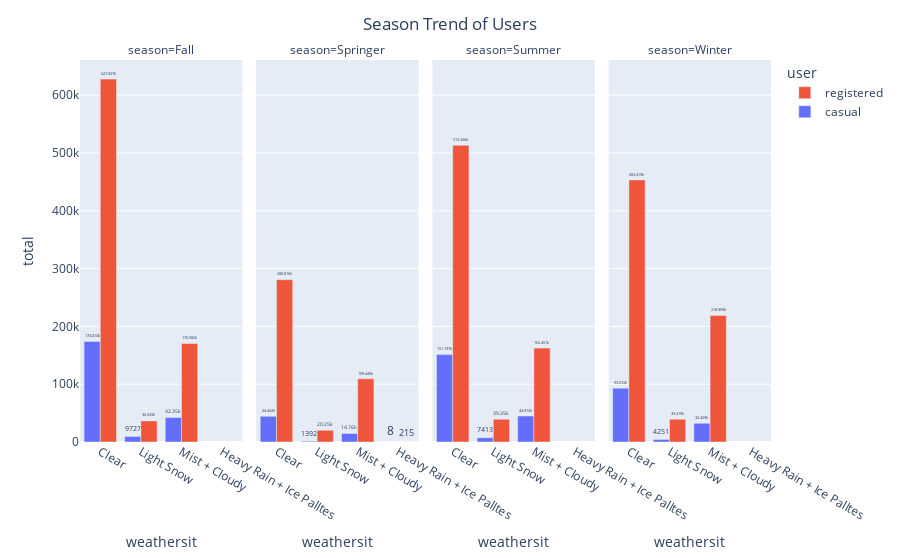

The code cell stored with this chart in its notebook:
### Code cell
# Visualization chart 5
chart5 = px.bar(weathersit_by_season_df, x='weathersit', y=['casual','registered'], facet_col='season', category_orders={'weathersit': ['Partly Cloudy', 'Cloudy with Mist and Haze', 'Light Participation', 'Severe Weather']}, labels={'variable': 'user', 'value': 'total'}, barmode='group', text_auto=True)
chart5.update_traces(textposition='outside')
chart5.update_layout(
  title={
    'text': 'Season Trend of Users',
    'x': 0.5,
    'xanchor': 'center'
  },
  xaxis_title='weathersit',
  yaxis_title='total',
  legend_traceorder='reversed',
)

### Figure 1 — Plotly figure (JSON) as saved in the notebook; plotly's stock layout.template omitted (floating-point values rounded to 4 significant figures)
{"data": [{"alignmentgroup": "True", "hovertemplate": "user=casual<br>season=Fall<br>weathersit=%{x}<br>total=%{y}<extra></extra>", "legendgroup": "casual", "marker": {"color": "#636efa", "pattern": {"shape": ""}}, "name": "casual", "offsetgroup": "casual", "orientation": "v", "showlegend": true, "textposition": "outside", "texttemplate": "%{y}", "type": "bar", "x": ["Clear", "Light Snow", "Mist + Cloudy"], "xaxis": "x", "y": [174014, 9727, 42350], "yaxis": "y"}, {"alignmentgroup": "True", "hovertemplate": "user=casual<br>season=Springer<br>weathersit=%{x}<br>total=%{y}<extra></extra>", "legendgroup": "casual", "marker": {"color": "#636efa", "pattern": {"shape": ""}}, "name": "casual", "offsetgroup": "casual", "orientation": "v", "showlegend": false, "textposition": "outside", "texttemplate": "%{y}", "type": "bar", "x": ["Clear", "Heavy Rain + Ice Palltes", "Light Snow", "Mist + Cloudy"], "xaxis": "x2", "y": [44462, 8, 1392, 14760], "yaxis": "y2"}, {"alignmentgroup": "True", "hovertemplate": "user=casual<br>season=Summer<br>weathersit=%{x}<br>total=%{y}<extra></extra>", "legendgroup": "casual", "marker": {"color": "#636efa", "pattern": {"shape": ""}}, "name": "casual", "offsetgroup": "casual", "orientation": "v", "showlegend": false, "textposition": "outside", "texttemplate": "%{y}", "type": "bar", "x": ["Clear", "Light Snow", "Mist + Cloudy"], "xaxis": "x3", "y": [151197, 7413, 44912], "yaxis": "y3"}, {"alignmentgroup": "True", "hovertemplate": "user=casual<br>season=Winter<br>weathersit=%{x}<br>total=%{y}<extra></extra>", "legendgroup": "casual", "marker": {"color": "#636efa", "pattern": {"shape": ""}}, "name": "casual", "offsetgroup": "casual", "orientation": "v", "showlegend": false, "textposition": "outside", "texttemplate": "%{y}", "type": "bar", "x": ["Clear", "Light Snow", "Mist + Cloudy"], "xaxis": "x4", "y": [93072, 4251, 32459], "yaxis": "y4"}, {"alignmentgroup": "True", "hovertemplate": "user=registered<br>season=Fall<br>weathersit=%{x}<br>total=%{y}<extra></extra>", "legendgroup": "registered", "marker": {"color": "#EF553B", "pattern": {"shape": ""}}, "name": "registered", "offsetgroup": "registered", "orientation": "v", "showlegend": true, "textposition": "outside", "texttemplate": "%{y}", "type": "bar", "x": ["Clear", "Light Snow", "Mist + Cloudy"], "xaxis": "x", "y": [627927, 36529, 170582], "yaxis": "y"}, {"alignmentgroup": "True", "hovertemplate": "user=registered<br>season=Springer<br>weathersit=%{x}<br>total=%{y}<extra></extra>", "legendgroup": "registered", "marker": {"color": "#EF553B", "pattern": {"shape": ""}}, "name": "registered", "offsetgroup": "registered", "orientation": "v", "showlegend": false, "textposition": "outside", "texttemplate": "%{y}", "type": "bar", "x": ["Clear", "Heavy Rain + Ice Palltes", "Light Snow", "Mist + Cloudy"], "xaxis": "x2", "y": [280816, 215, 20250, 109445], "yaxis": "y2"}, {"alignmentgroup": "True", "hovertemplate": "user=registered<br>season=Summer<br>weathersit=%{x}<br>total=%{y}<extra></extra>", "legendgroup": "registered", "marker": {"color": "#EF553B", "pattern": {"shape": ""}}, "name": "registered", "offsetgroup": "registered", "orientation": "v", "showlegend": false, "textposition": "outside", "texttemplate": "%{y}", "type": "bar", "x": ["Clear", "Light Snow", "Mist + Cloudy"], "xaxis": "x3", "y": [513266, 39350, 162451], "yaxis": "y3"}, {"alignmentgroup": "True", "hovertemplate": "user=registered<br>season=Winter<br>weathersit=%{x}<br>total=%{y}<extra></extra>", "legendgroup": "registered", "marker": {"color": "#EF553B", "pattern": {"shape": ""}}, "name": "registered", "offsetgroup": "registered", "orientation": "v", "showlegend": false, "textposition": "outside", "texttemplate": "%{y}", "type": "bar", "x": ["Clear", "Light Snow", "Mist + Cloudy"], "xaxis": "x4", "y": [453419, 39419, 218993], "yaxis": "y4"}], "layout": {"annotations": [{"font": {}, "showarrow": false, "text": "season=Fall", "x": 0.1175, "xanchor": "center", "xref": "paper", "y": 1, "yanchor": "bottom", "yref": "paper"}, {"font": {}, "showarrow": false, "text": "season=Springer", "x": 0.3725, "xanchor": "center", "xref": "paper", "y": 1, "yanchor": "bottom", "yref": "paper"}, {"font": {}, "showarrow": false, "text": "season=Summer", "x": 0.6275, "xanchor": "center", "xref": "paper", "y": 1, "yanchor": "bottom", "yref": "paper"}, {"font": {}, "showarrow": false, "text": "season=Winter", "x": 0.8825, "xanchor": "center", "xref": "paper", "y": 1, "yanchor": "bottom", "yref": "paper"}], "barmode": "group", "legend": {"title": {"text": "user"}, "tracegroupgap": 0, "traceorder": "reversed"}, "margin": {"t": 60}, "title": {"text": "Season Trend of Users", "x": 0.5, "xanchor": "center"}, "xaxis": {"anchor": "y", "categoryarray": ["Partly Cloudy", "Cloudy with Mist and Haze", "Light Participation", "Severe Weather"], "categoryorder": "array", "domain": [0, 0.235], "title": {"text": "weathersit"}}, "xaxis2": {"anchor": "y2", "categoryarray": ["Partly Cloudy", "Cloudy with Mist and Haze", "Light Participation", "Severe Weather"], "categoryorder": "array", "domain": [0.255, 0.49], "matches": "x", "title": {"text": "weathersit"}}, "xaxis3": {"anchor": "y3", "categoryarray": ["Partly Cloudy", "Cloudy with Mist and Haze", "Light Participation", "Severe Weather"], "categoryorder": "array", "domain": [0.51, 0.745], "matches": "x", "title": {"text": "weathersit"}}, "xaxis4": {"anchor": "y4", "categoryarray": ["Partly Cloudy", "Cloudy with Mist and Haze", "Light Participation", "Severe Weather"], "categoryorder": "array", "domain": [0.765, 1.0], "matches": "x", "title": {"text": "weathersit"}}, "yaxis": {"anchor": "x", "domain": [0, 1], "title": {"text": "total"}}, "yaxis2": {"anchor": "x2", "domain": [0, 1], "matches": "y", "showticklabels": false}, "yaxis3": {"anchor": "x3", "domain": [0, 1], "matches": "y", "showticklabels": false}, "yaxis4": {"anchor": "x4", "domain": [0, 1], "matches": "y", "showticklabels": false}}}
